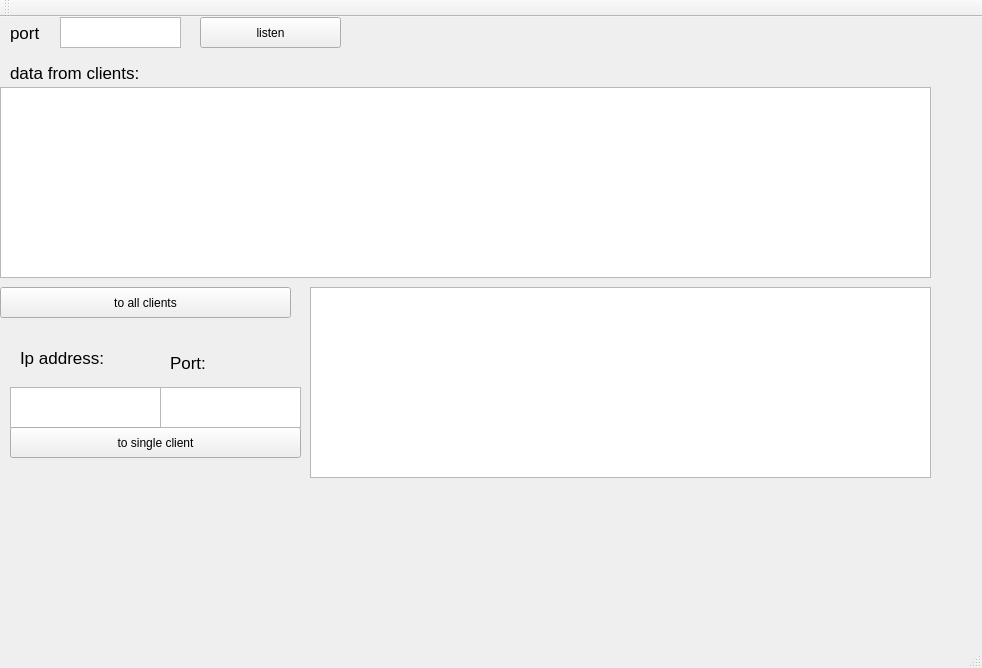
<?xml version="1.0" encoding="UTF-8"?>
<ui version="4.0">
 <class>MainWindow</class>
 <widget class="QMainWindow" name="MainWindow">
  <property name="geometry">
   <rect>
    <x>0</x>
    <y>0</y>
    <width>982</width>
    <height>668</height>
   </rect>
  </property>
  <property name="windowTitle">
   <string>MainWindow</string>
  </property>
  <widget class="QWidget" name="centralWidget">
   <widget class="QTextEdit" name="dataFromClient">
    <property name="geometry">
     <rect>
      <x>0</x>
      <y>70</y>
      <width>931</width>
      <height>191</height>
     </rect>
    </property>
    <property name="html">
     <string>&lt;!DOCTYPE HTML PUBLIC &quot;-//W3C//DTD HTML 4.0//EN&quot; &quot;http://www.w3.org/TR/REC-html40/strict.dtd&quot;&gt;
&lt;html&gt;&lt;head&gt;&lt;meta name=&quot;qrichtext&quot; content=&quot;1&quot; /&gt;&lt;style type=&quot;text/css&quot;&gt;
p, li { white-space: pre-wrap; }
&lt;/style&gt;&lt;/head&gt;&lt;body style=&quot; font-family:'SimSun'; font-size:9pt; font-weight:400; font-style:normal;&quot;&gt;
&lt;p style=&quot;-qt-paragraph-type:empty; margin-top:0px; margin-bottom:0px; margin-left:0px; margin-right:0px; -qt-block-indent:0; text-indent:0px;&quot;&gt;&lt;br /&gt;&lt;/p&gt;&lt;/body&gt;&lt;/html&gt;</string>
    </property>
   </widget>
   <widget class="QPushButton" name="pushButton">
    <property name="geometry">
     <rect>
      <x>200</x>
      <y>0</y>
      <width>141</width>
      <height>31</height>
     </rect>
    </property>
    <property name="text">
     <string>listen</string>
    </property>
   </widget>
   <widget class="QPushButton" name="toAllClients">
    <property name="geometry">
     <rect>
      <x>0</x>
      <y>270</y>
      <width>291</width>
      <height>31</height>
     </rect>
    </property>
    <property name="text">
     <string>to all clients</string>
    </property>
   </widget>
   <widget class="QTextEdit" name="port">
    <property name="geometry">
     <rect>
      <x>60</x>
      <y>0</y>
      <width>121</width>
      <height>31</height>
     </rect>
    </property>
   </widget>
   <widget class="QLabel" name="label">
    <property name="geometry">
     <rect>
      <x>10</x>
      <y>0</y>
      <width>111</width>
      <height>31</height>
     </rect>
    </property>
    <property name="font">
     <font>
      <pointsize>13</pointsize>
     </font>
    </property>
    <property name="text">
     <string>port</string>
    </property>
   </widget>
   <widget class="QLabel" name="label_2">
    <property name="geometry">
     <rect>
      <x>10</x>
      <y>40</y>
      <width>261</width>
      <height>31</height>
     </rect>
    </property>
    <property name="font">
     <font>
      <pointsize>13</pointsize>
     </font>
    </property>
    <property name="text">
     <string>data from clients:</string>
    </property>
   </widget>
   <widget class="QTextEdit" name="dataToClident">
    <property name="geometry">
     <rect>
      <x>310</x>
      <y>270</y>
      <width>621</width>
      <height>191</height>
     </rect>
    </property>
    <property name="html">
     <string>&lt;!DOCTYPE HTML PUBLIC &quot;-//W3C//DTD HTML 4.0//EN&quot; &quot;http://www.w3.org/TR/REC-html40/strict.dtd&quot;&gt;
&lt;html&gt;&lt;head&gt;&lt;meta name=&quot;qrichtext&quot; content=&quot;1&quot; /&gt;&lt;style type=&quot;text/css&quot;&gt;
p, li { white-space: pre-wrap; }
&lt;/style&gt;&lt;/head&gt;&lt;body style=&quot; font-family:'SimSun'; font-size:9pt; font-weight:400; font-style:normal;&quot;&gt;
&lt;p style=&quot;-qt-paragraph-type:empty; margin-top:0px; margin-bottom:0px; margin-left:0px; margin-right:0px; -qt-block-indent:0; text-indent:0px;&quot;&gt;&lt;br /&gt;&lt;/p&gt;&lt;/body&gt;&lt;/html&gt;</string>
    </property>
   </widget>
   <widget class="QTextEdit" name="host">
    <property name="geometry">
     <rect>
      <x>10</x>
      <y>370</y>
      <width>151</width>
      <height>41</height>
     </rect>
    </property>
   </widget>
   <widget class="QPushButton" name="toSingleClient">
    <property name="geometry">
     <rect>
      <x>10</x>
      <y>410</y>
      <width>291</width>
      <height>31</height>
     </rect>
    </property>
    <property name="text">
     <string>to single client</string>
    </property>
   </widget>
   <widget class="QLabel" name="label_3">
    <property name="geometry">
     <rect>
      <x>20</x>
      <y>325</y>
      <width>161</width>
      <height>31</height>
     </rect>
    </property>
    <property name="font">
     <font>
      <pointsize>13</pointsize>
     </font>
    </property>
    <property name="text">
     <string>Ip address:</string>
    </property>
   </widget>
   <widget class="QTextEdit" name="clientPort">
    <property name="geometry">
     <rect>
      <x>160</x>
      <y>370</y>
      <width>141</width>
      <height>41</height>
     </rect>
    </property>
   </widget>
   <widget class="QLabel" name="label_4">
    <property name="geometry">
     <rect>
      <x>170</x>
      <y>330</y>
      <width>161</width>
      <height>31</height>
     </rect>
    </property>
    <property name="font">
     <font>
      <pointsize>13</pointsize>
     </font>
    </property>
    <property name="text">
     <string>Port:</string>
    </property>
   </widget>
  </widget>
  <widget class="QMenuBar" name="menuBar">
   <property name="geometry">
    <rect>
     <x>0</x>
     <y>0</y>
     <width>982</width>
     <height>26</height>
    </rect>
   </property>
  </widget>
  <widget class="QToolBar" name="mainToolBar">
   <attribute name="toolBarArea">
    <enum>TopToolBarArea</enum>
   </attribute>
   <attribute name="toolBarBreak">
    <bool>false</bool>
   </attribute>
  </widget>
  <widget class="QStatusBar" name="statusBar"/>
 </widget>
 <layoutdefault spacing="6" margin="11"/>
 <resources/>
 <connections/>
</ui>
